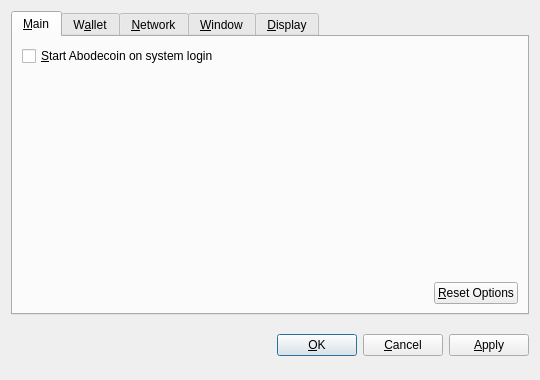
<?xml version="1.0" encoding="UTF-8"?>
<ui version="4.0">
 <class>OptionsDialog</class>
 <widget class="QDialog" name="OptionsDialog">
  <property name="geometry">
   <rect>
    <x>0</x>
    <y>0</y>
    <width>540</width>
    <height>380</height>
   </rect>
  </property>
  <property name="windowTitle">
   <string>Options</string>
  </property>
  <property name="modal">
   <bool>true</bool>
  </property>
  <layout class="QVBoxLayout" name="verticalLayout">
   <item>
    <widget class="QTabWidget" name="tabWidget">
     <property name="tabPosition">
      <enum>QTabWidget::North</enum>
     </property>
     <property name="currentIndex">
      <number>0</number>
     </property>
     <widget class="QWidget" name="tabMain">
      <attribute name="title">
       <string>&amp;Main</string>
      </attribute>
      <layout class="QVBoxLayout" name="verticalLayout_Main">
       <item>
        <widget class="QCheckBox" name="bitcoinAtStartup">
         <property name="toolTip">
          <string>Automatically start Abodecoin after logging in to the system.</string>
         </property>
         <property name="text">
          <string>&amp;Start Abodecoin on system login</string>
         </property>
        </widget>
       </item>
       <item>
        <spacer name="verticalSpacer_Main">
         <property name="orientation">
          <enum>Qt::Vertical</enum>
         </property>
         <property name="sizeHint" stdset="0">
          <size>
           <width>20</width>
           <height>40</height>
          </size>
         </property>
        </spacer>
       </item>
       <item>
        <layout class="QHBoxLayout" name="horizontalLayout_2_Main">
         <item>
          <spacer name="horizontalSpacer_2_Main">
           <property name="orientation">
            <enum>Qt::Horizontal</enum>
           </property>
           <property name="sizeHint" stdset="0">
            <size>
             <width>40</width>
             <height>20</height>
            </size>
           </property>
          </spacer>
         </item>
         <item>
          <widget class="QPushButton" name="resetButton">
           <property name="toolTip">
            <string>Reset all client options to default.</string>
           </property>
           <property name="text">
            <string>&amp;Reset Options</string>
           </property>
           <property name="autoDefault">
            <bool>false</bool>
           </property>
          </widget>
         </item>
        </layout>
       </item>
      </layout>
     </widget>
     <widget class="QWidget" name="tabWallet">
      <attribute name="title">
       <string>W&amp;allet</string>
      </attribute>
      <layout class="QVBoxLayout" name="verticalLayout_Network">
       <item>
        <widget class="QLabel" name="transactionFeeInfoLabel">
         <property name="text">
          <string>Optional transaction fee per kB that helps make sure your transactions are processed quickly. Most transactions are 1 kB.</string>
         </property>
         <property name="textFormat">
          <enum>Qt::PlainText</enum>
         </property>
         <property name="wordWrap">
          <bool>true</bool>
         </property>
        </widget>
       </item>
       <item>
        <layout class="QHBoxLayout" name="horizontalLayout_1_Main">
         <item>
          <widget class="QLabel" name="transactionFeeLabel">
           <property name="text">
            <string>Pay transaction &amp;fee</string>
           </property>
           <property name="textFormat">
            <enum>Qt::PlainText</enum>
           </property>
           <property name="buddy">
            <cstring>transactionFee</cstring>
           </property>
          </widget>
         </item>
         <item>
          <widget class="BitcoinAmountField" name="transactionFee"/>
         </item>
         <item>
          <spacer name="horizontalSpacer_1_Main">
           <property name="orientation">
            <enum>Qt::Horizontal</enum>
           </property>
           <property name="sizeHint" stdset="0">
            <size>
             <width>40</width>
             <height>20</height>
            </size>
           </property>
          </spacer>
         </item>
        </layout>
       </item>
       <item>
        <widget class="QLabel" name="label">
         <property name="text">
          <string>If you disable the spending of unconfirmed change, the change from a transaction cannot be used until that transaction has at least one confirmation. This also affects how your balance is computed.</string>
         </property>
         <property name="wordWrap">
          <bool>true</bool>
         </property>
        </widget>
       </item>
       <item>
        <widget class="QCheckBox" name="spendZeroConfChange">
         <property name="text">
          <string>Spend unconfirmed change  (experts only)</string>
         </property>
        </widget>
       </item>
       <item>
        <spacer name="verticalSpacer">
         <property name="orientation">
          <enum>Qt::Vertical</enum>
         </property>
         <property name="sizeHint" stdset="0">
          <size>
           <width>20</width>
           <height>40</height>
          </size>
         </property>
        </spacer>
       </item>
      </layout>
     </widget>
     <widget class="QWidget" name="tabNetwork">
      <attribute name="title">
       <string>&amp;Network</string>
      </attribute>
      <layout class="QVBoxLayout" name="verticalLayout_Network">
       <item>
        <widget class="QCheckBox" name="mapPortUpnp">
         <property name="toolTip">
          <string>Automatically open the Abodecoin client port on the router. This only works when your router supports UPnP and it is enabled.</string>
         </property>
         <property name="text">
          <string>Map port using &amp;UPnP</string>
         </property>
        </widget>
       </item>
       <item>
        <widget class="QCheckBox" name="connectSocks">
         <property name="toolTip">
          <string>Connect to the Abodecoin network through a SOCKS proxy (e.g. when connecting through Tor).</string>
         </property>
         <property name="text">
          <string>&amp;Connect through SOCKS proxy:</string>
         </property>
        </widget>
       </item>
       <item>
        <layout class="QHBoxLayout" name="horizontalLayout_Network">
         <item>
          <widget class="QLabel" name="proxyIpLabel">
           <property name="text">
            <string>Proxy &amp;IP:</string>
           </property>
           <property name="textFormat">
            <enum>Qt::PlainText</enum>
           </property>
           <property name="buddy">
            <cstring>proxyIp</cstring>
           </property>
          </widget>
         </item>
         <item>
          <widget class="QValidatedLineEdit" name="proxyIp">
           <property name="maximumSize">
            <size>
             <width>140</width>
             <height>16777215</height>
            </size>
           </property>
           <property name="toolTip">
            <string>IP address of the proxy (e.g. 127.0.0.1)</string>
           </property>
          </widget>
         </item>
         <item>
          <widget class="QLabel" name="proxyPortLabel">
           <property name="text">
            <string>&amp;Port:</string>
           </property>
           <property name="textFormat">
            <enum>Qt::PlainText</enum>
           </property>
           <property name="buddy">
            <cstring>proxyPort</cstring>
           </property>
          </widget>
         </item>
         <item>
          <widget class="QLineEdit" name="proxyPort">
           <property name="maximumSize">
            <size>
             <width>55</width>
             <height>16777215</height>
            </size>
           </property>
           <property name="toolTip">
            <string>Port of the proxy (e.g. 9050)</string>
           </property>
          </widget>
         </item>
         <item>
          <widget class="QLabel" name="socksVersionLabel">
           <property name="text">
            <string>SOCKS &amp;Version:</string>
           </property>
           <property name="textFormat">
            <enum>Qt::PlainText</enum>
           </property>
           <property name="buddy">
            <cstring>socksVersion</cstring>
           </property>
          </widget>
         </item>
         <item>
          <widget class="QValueComboBox" name="socksVersion">
           <property name="toolTip">
            <string>SOCKS version of the proxy (e.g. 5)</string>
           </property>
          </widget>
         </item>
         <item>
          <spacer name="horizontalSpacer_Network">
           <property name="orientation">
            <enum>Qt::Horizontal</enum>
           </property>
           <property name="sizeHint" stdset="0">
            <size>
             <width>40</width>
             <height>20</height>
            </size>
           </property>
          </spacer>
         </item>
        </layout>
       </item>
       <item>
        <spacer name="verticalSpacer_Network">
         <property name="orientation">
          <enum>Qt::Vertical</enum>
         </property>
         <property name="sizeHint" stdset="0">
          <size>
           <width>20</width>
           <height>40</height>
          </size>
         </property>
        </spacer>
       </item>
      </layout>
     </widget>
     <widget class="QWidget" name="tabWindow">
      <attribute name="title">
       <string>&amp;Window</string>
      </attribute>
      <layout class="QVBoxLayout" name="verticalLayout_Window">
       <item>
        <widget class="QCheckBox" name="minimizeToTray">
         <property name="toolTip">
          <string>Show only a tray icon after minimizing the window.</string>
         </property>
         <property name="text">
          <string>&amp;Minimize to the tray instead of the taskbar</string>
         </property>
        </widget>
       </item>
       <item>
        <widget class="QCheckBox" name="minimizeOnClose">
         <property name="toolTip">
          <string>Minimize instead of exit the application when the window is closed. When this option is enabled, the application will be closed only after selecting Quit in the menu.</string>
         </property>
         <property name="text">
          <string>M&amp;inimize on close</string>
         </property>
        </widget>
       </item>
       <item>
        <spacer name="verticalSpacer_Window">
         <property name="orientation">
          <enum>Qt::Vertical</enum>
         </property>
         <property name="sizeHint" stdset="0">
          <size>
           <width>20</width>
           <height>40</height>
          </size>
         </property>
        </spacer>
       </item>
      </layout>
     </widget>
     <widget class="QWidget" name="tabDisplay">
      <attribute name="title">
       <string>&amp;Display</string>
      </attribute>
      <layout class="QVBoxLayout" name="verticalLayout_Display">
       <item>
        <layout class="QHBoxLayout" name="horizontalLayout_1_Display">
         <item>
          <widget class="QLabel" name="langLabel">
           <property name="text">
            <string>User Interface &amp;language:</string>
           </property>
           <property name="textFormat">
            <enum>Qt::PlainText</enum>
           </property>
           <property name="buddy">
            <cstring>lang</cstring>
           </property>
          </widget>
         </item>
         <item>
          <widget class="QValueComboBox" name="lang">
           <property name="toolTip">
            <string>The user interface language can be set here. This setting will take effect after restarting Abodecoin.</string>
           </property>
          </widget>
         </item>
        </layout>
       </item>
       <item>
        <layout class="QHBoxLayout" name="horizontalLayout_2_Display">
         <item>
          <widget class="QLabel" name="unitLabel">
           <property name="text">
            <string>&amp;Unit to show amounts in:</string>
           </property>
           <property name="textFormat">
            <enum>Qt::PlainText</enum>
           </property>
           <property name="buddy">
            <cstring>unit</cstring>
           </property>
          </widget>
         </item>
         <item>
          <widget class="QValueComboBox" name="unit">
           <property name="toolTip">
            <string>Choose the default subdivision unit to show in the interface and when sending coins.</string>
           </property>
          </widget>
         </item>
        </layout>
       </item>
       <item>
        <widget class="QCheckBox" name="displayAddresses">
         <property name="toolTip">
          <string>Whether to show Abodecoin addresses in the transaction list or not.</string>
         </property>
         <property name="text">
          <string>&amp;Display addresses in transaction list</string>
         </property>
        </widget>
       </item>
       <item>
        <widget class="QCheckBox" name="coinControlFeatures">
         <property name="toolTip">
          <string>Whether to show coin control features or not.</string>
         </property>
         <property name="text">
          <string>Display coin &amp;control features (experts only!)</string>
         </property>
        </widget>
       </item>
       <item>
        <spacer name="verticalSpacer_Display">
         <property name="orientation">
          <enum>Qt::Vertical</enum>
         </property>
         <property name="sizeHint" stdset="0">
          <size>
           <width>20</width>
           <height>40</height>
          </size>
         </property>
        </spacer>
       </item>
      </layout>
     </widget>
    </widget>
   </item>
   <item>
    <layout class="QHBoxLayout" name="horizontalLayout_Buttons">
     <item>
      <spacer name="horizontalSpacer_1">
       <property name="orientation">
        <enum>Qt::Horizontal</enum>
       </property>
       <property name="sizeHint" stdset="0">
        <size>
         <width>40</width>
         <height>48</height>
        </size>
       </property>
      </spacer>
     </item>
     <item>
      <widget class="QLabel" name="statusLabel">
       <property name="font">
        <font>
         <weight>75</weight>
         <bold>true</bold>
        </font>
       </property>
       <property name="text">
        <string/>
       </property>
       <property name="textFormat">
        <enum>Qt::PlainText</enum>
       </property>
       <property name="wordWrap">
        <bool>true</bool>
       </property>
      </widget>
     </item>
     <item>
      <spacer name="horizontalSpacer_2">
       <property name="orientation">
        <enum>Qt::Horizontal</enum>
       </property>
       <property name="sizeHint" stdset="0">
        <size>
         <width>40</width>
         <height>48</height>
        </size>
       </property>
      </spacer>
     </item>
     <item>
      <widget class="QPushButton" name="okButton">
       <property name="text">
        <string>&amp;OK</string>
       </property>
      </widget>
     </item>
     <item>
      <widget class="QPushButton" name="cancelButton">
       <property name="text">
        <string>&amp;Cancel</string>
       </property>
       <property name="autoDefault">
        <bool>false</bool>
       </property>
      </widget>
     </item>
     <item>
      <widget class="QPushButton" name="applyButton">
       <property name="text">
        <string>&amp;Apply</string>
       </property>
       <property name="autoDefault">
        <bool>false</bool>
       </property>
      </widget>
     </item>
    </layout>
   </item>
  </layout>
 </widget>
 <customwidgets>
  <customwidget>
   <class>BitcoinAmountField</class>
   <extends>QSpinBox</extends>
   <header>bitcoinamountfield.h</header>
  </customwidget>
  <customwidget>
   <class>QValueComboBox</class>
   <extends>QComboBox</extends>
   <header>qvaluecombobox.h</header>
  </customwidget>
  <customwidget>
   <class>QValidatedLineEdit</class>
   <extends>QLineEdit</extends>
   <header>qvalidatedlineedit.h</header>
  </customwidget>
 </customwidgets>
 <resources/>
 <connections/>
</ui>
